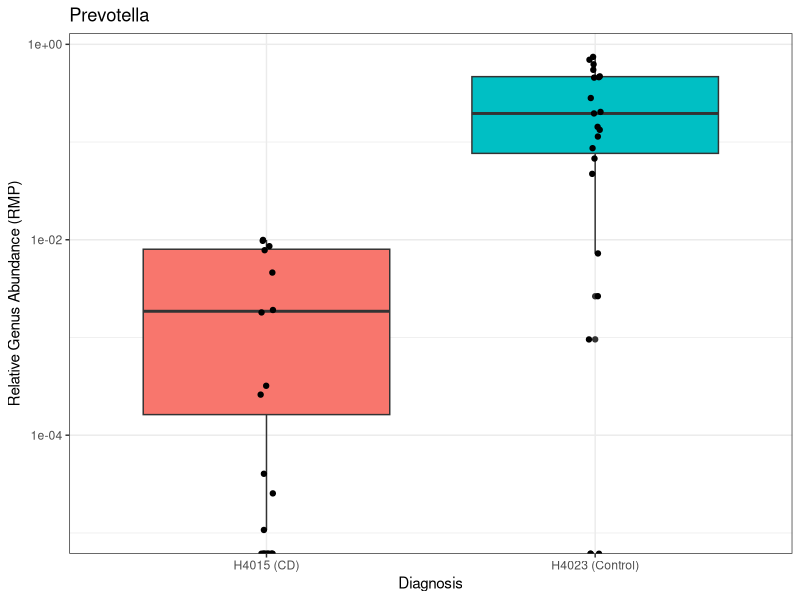
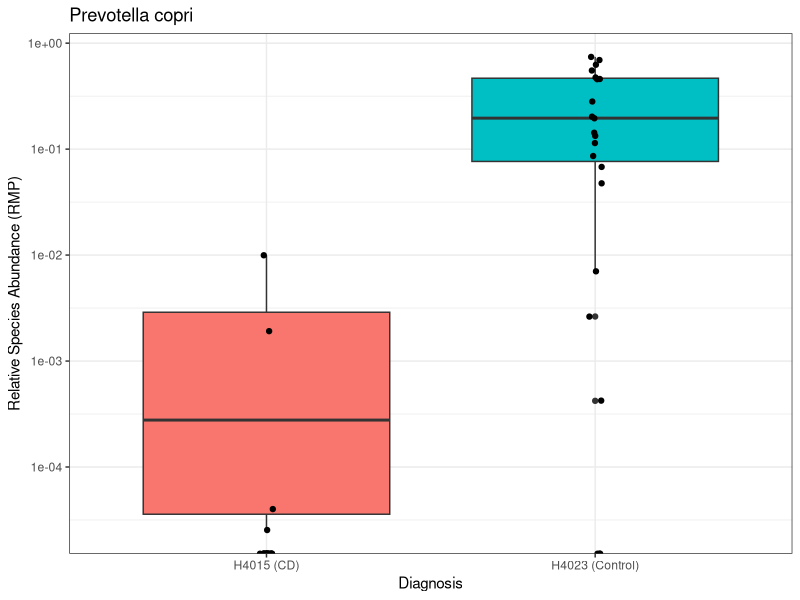
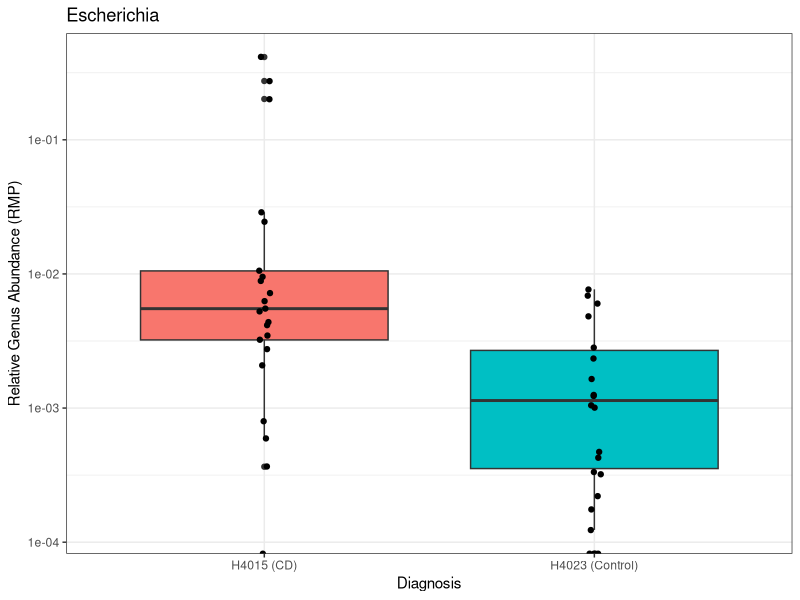
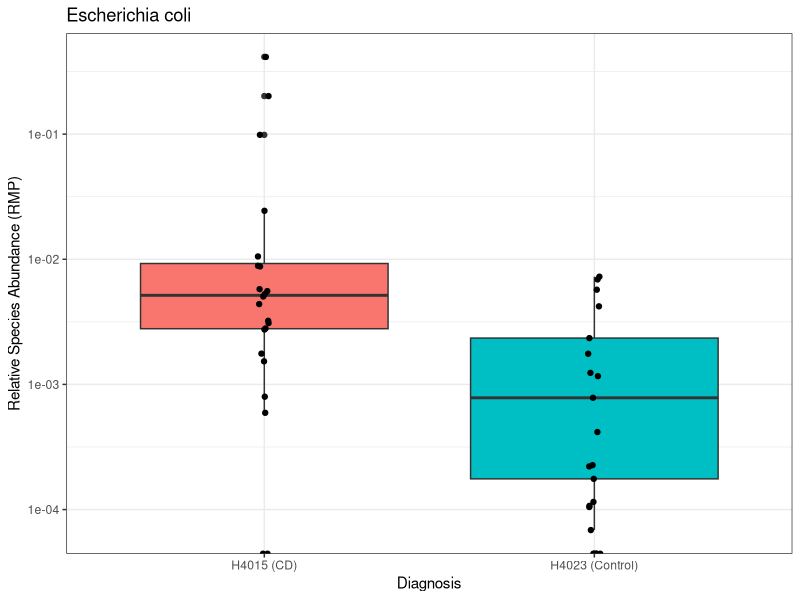
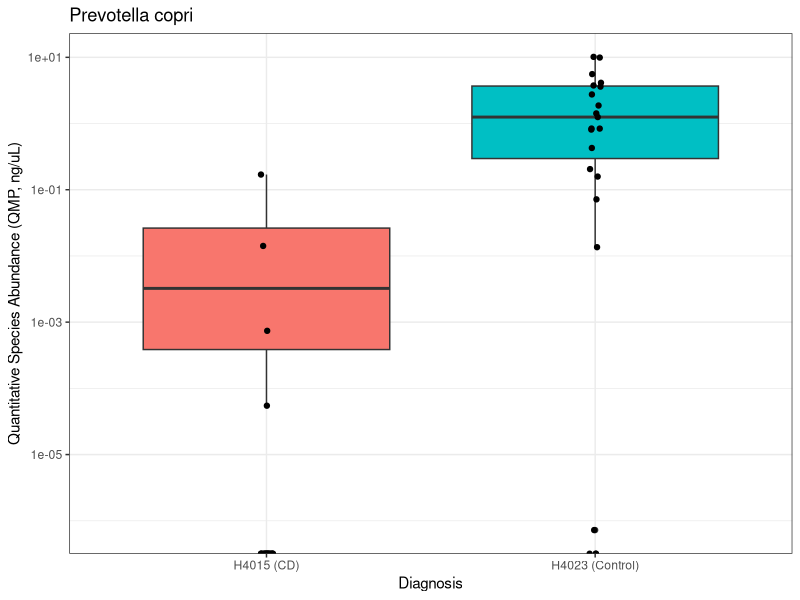
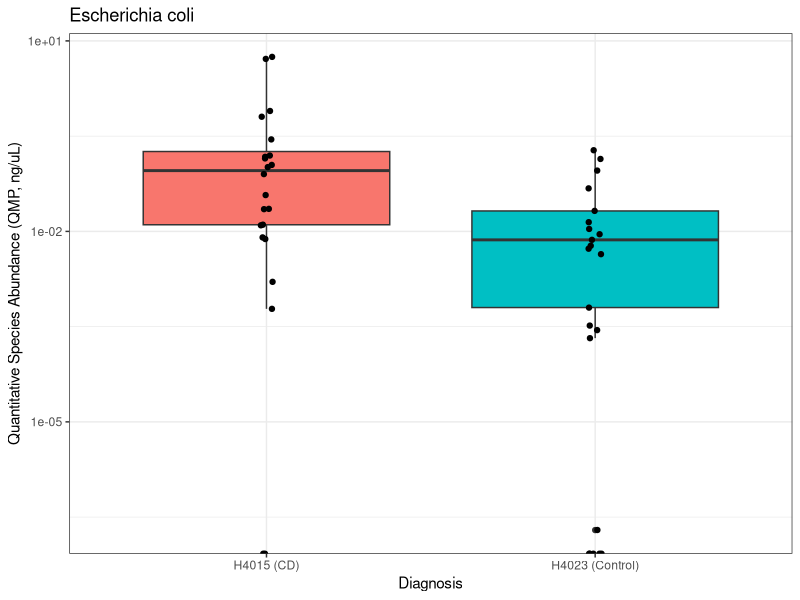

These charts were generated, in order, by the following R code:
## ---- chunk 1
knitr::opts_chunk$set(echo = TRUE)
library(tidyverse)
## ---- chunk 2
RMP <- read.table(file = "../data/derived/transposed_data_subset_genus_or_species_level.tsv", sep = '\t', header = TRUE) %>% 
  select(X, Prevotella = ends_with("g__Prevotella"), Escherichia = ends_with("g__Escherichia"),     # genus level
            P_copri = ends_with("s__Prevotella_copri"), E_coli = ends_with("s__Escherichia_coli")) %>% # species level
  mutate(Diagnosis = c(rep("H4023 (Control)",22),rep("H4015 (CD)",22))) # the first 22 samples are for H4023 (control), rest are for H4015 (CD)
head(RMP, 44)
## ---- chunk 3
QMP_CD <- read.csv("../data/derived/qmp4015final.csv", header=TRUE) %>% 
  select(X, P_copri = ends_with("s__Prevotella_copri"), E_coli = ends_with("s__Escherichia_coli")) %>% 
  mutate(Diagnosis = rep("H4015 (CD)"))

QMP_con <- read.csv("../data/derived/qmp4023final.csv", header=TRUE) %>% 
  select(X, P_copri = ends_with("s__Prevotella_copri"), E_coli = ends_with("s__Escherichia_coli")) %>% 
  mutate(Diagnosis = rep("H4023 (Control)"))

QMP <- bind_rows(QMP_CD, QMP_con) # combine the two QMP datasets into one
## ---- chunk 4
# prevotella RMP
# genus level
RMP %>% ggplot(aes(Diagnosis, Prevotella, fill=Diagnosis), group=Diagnosis) + 
  geom_boxplot() + geom_jitter(width = 0.02) + 
  scale_y_continuous(trans = "log10") + 
  ylab("Relative Genus Abundance (RMP)") +
  theme_bw() + theme(legend.position="none") +
  ggtitle("Prevotella")
# species level
RMP %>% ggplot(aes(Diagnosis, P_copri, fill=Diagnosis), group=Diagnosis) + 
  geom_boxplot() + geom_jitter(width = 0.02) + 
  scale_y_continuous(trans = "log10") + 
  ylab("Relative Species Abundance (RMP)") +
  theme_bw() + theme(legend.position="none") +
  ggtitle("Prevotella copri")
## ---- chunk 5
# e. coli RMP
# genus level
RMP %>% ggplot(aes(Diagnosis, Escherichia, fill=Diagnosis), group=Diagnosis) + 
  geom_boxplot() + geom_jitter(width = 0.02) + 
  scale_y_continuous(trans = "log10") + 
  ylab("Relative Genus Abundance (RMP)") +
  theme_bw() + theme(legend.position="none") +
  ggtitle("Escherichia")
# species level
RMP %>% ggplot(aes(Diagnosis, E_coli, fill=Diagnosis), group=Diagnosis) + 
  geom_boxplot() + geom_jitter(width = 0.02) + 
  scale_y_continuous(trans = "log10") + 
  ylab("Relative Species Abundance (RMP)") +
  theme_bw() + theme(legend.position="none") +
  ggtitle("Escherichia coli")
## ---- chunk 6
# prevotella copri QMP
QMP %>% ggplot(aes(Diagnosis, P_copri, fill=Diagnosis), group=Diagnosis) + 
  geom_boxplot() + geom_jitter(width = 0.02) + 
  scale_y_continuous(trans = "log10") + 
  ylab("Quantitative Species Abundance (QMP, ng/uL)") +
  theme_bw() + theme(legend.position="none") +
  ggtitle("Prevotella copri")

# e. coli QMP
QMP %>% ggplot(aes(Diagnosis, E_coli, fill=Diagnosis), group=Diagnosis) + 
  geom_boxplot() + geom_jitter(width = 0.02) + 
  scale_y_continuous(trans = "log10") + 
  ylab("Quantitative Species Abundance (QMP, ng/uL)") +
  theme_bw() + theme(legend.position="none") +
  ggtitle("Escherichia coli")

